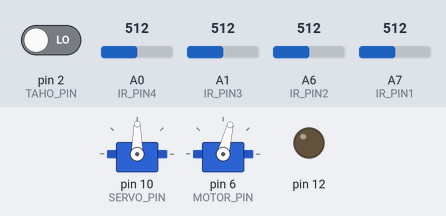
A sketch run on a simulated Arduino Nano, built with avr-gcc and run on an emulated ATmega328P. On the bench: 2 × servo, output pins drawn as LEDs (lit = HIGH). The inputs (shaded band) are chosen by the test bench; at power-on: A0 (IR_PIN4) = 512, A7 (IR_PIN1) = 512, pin 2 (TAHO_PIN) LOW, A1 (IR_PIN3) = 512, A6 (IR_PIN2) = 512.

Above: at 4.76 s.
5.0 s: A0 (IR_PIN4) set to 90
At 6.4 s:
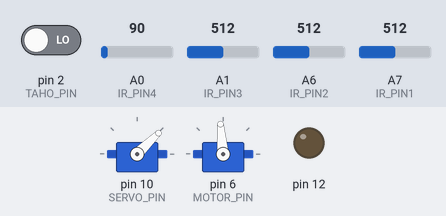
8.0 s: A7 (IR_PIN1) set to 90
At 10.3 s:
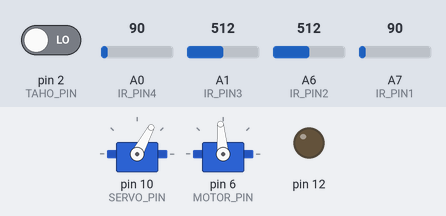
11.0 s: A0 (IR_PIN4) set to 116
At 12.2 s:
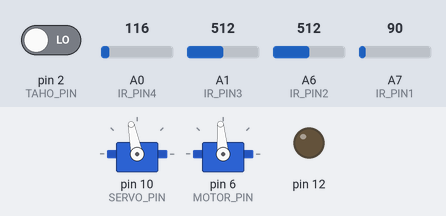
14.0 s: A0 (IR_PIN4) set to 306
At 16.1 s:
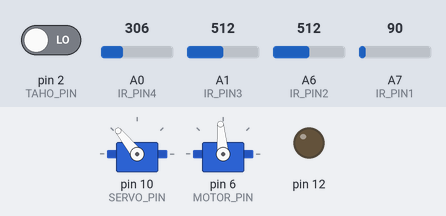
17.0 s: A0 (IR_PIN4) set to 30
20.0 s: A7 (IR_PIN1) set to 716
Timing chart, 0 to 24.0 s (numbered marks = the images above; inputs shaded):
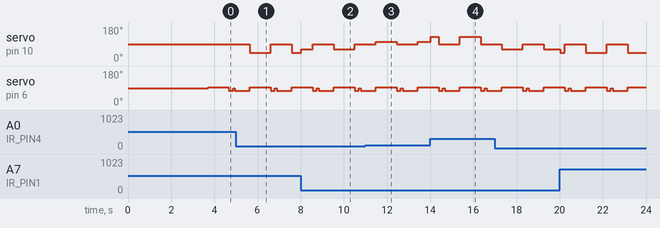

Measured:
- after the input at 5.0 s, servo on pin 10 (SERVO_PIN): 90° → 44° after 0.65 s, → 90° 0.96 s later, → 44° 0.98 s later

The sketch:

roborace_car.ino
```cpp
/**
 * ______      _
 * | ___ \    | |
 * | |_/ /___ | |__   ___  _ __ __ _  ___ ___
 * |    // _ \| '_ \ / _ \| '__/ _` |/ __/ _ \
 * | |\ \ (_) | |_) | (_) | | | (_| | (_|  __/
 * \_| \_\___/|_.__/ \___/|_|  \__,_|\___\___|
 */

#pragma GCC optimization("Ofast")
#include "big_car.h"
#include "tests.h"
#define LOOP_TIME 40;

Car car;


void go_back() {
  car.write_speed(0);
  while (get_speed() > 0.1) {}
  car.write_speed(-100);
  delay(200);
  car.write_speed(0);
  delay(80);
  car.write_speed(-100);
  delay(700);
  car.write_speed(0);
}

void go_back_2() {
  car.write_speed(0);
  while (get_speed() > 0.1) {}
  car.write_speed(-100);
  delay(1000);
  car.write_speed(0);
  delay(80);
  car.write_speed(-100);
  delay(1800);
  car.write_speed(0);
}

void work() {
  int* s = car.read_sensors();

  int front_dist = (s[1] + s[2]) / 2;
  int diff;

  car.pid_control_motor();

  bool f_l = s[1] < 1000;
  bool f_r = s[2] < 1000;

  if ( s[0] > 1200 && s[3] > 1200) {
    diff = 800; //was -800
  } else {
    diff = (s[3] - s[0]);
  }


  int how_clear = f_l + f_r;

  float coef;
  float spd;

  switch (how_clear) {
    case 0:
      coef = 0.4; spd = 2.9;
      break;
    case 1:
    case 2:
      coef = 0.7; spd = 1.7;
      break;
  }
  car.write_steer(diff * coef);
  car.write_speed_ms(spd);

  bool c_fl = s[1] < 201; // close front left
  bool c_fr = s[2] < 201; // close front right

  bool low_speed = get_speed() < 0.1;
  static int stuck_time = 0;
  if (c_fl or c_fr or low_speed) {
    stuck_time += 1;
  } else {
    stuck_time = 0;
  }

  if (stuck_time > 25) {
    car.write_steer(0);
    go_back();
    car.write_speed_ms(2);
    stuck_time = 0;
  }


  // Тут код для обнаружения разворотов
  static float turns = 0;
  turns +=  diff * get_speed() / -1000;
  turns = constrain(turns, -2700, 15);

  if (turns < -18.0) {
    car.write_speed(0);
    delay(100);
    car.write_steer(1000);
    delay(20);
    go_back_2();
    car.write_steer(-700);
    car.write_speed_ms(2);
    unsigned long strt = millis();
    while ((millis() - strt) < 900) {
      car.pid_control_motor();
    }
    turns = 0;
  }
}


unsigned long start_time = 0;
unsigned long next_loop = 0;


void setup() {
  Serial.begin(9600);
  car.init();
  delay(3700);
}

void loop() {
  unsigned long cur_time = millis();
  if (cur_time > next_loop) {
    next_loop = next_loop + LOOP_TIME;
    next_loop = max(cur_time, next_loop);
    work();

  }

}
```

big_car.h
```cpp
#include <Servo.h>

#define SENSOR_AMOUNT 4

#define SERVO_PIN 10
#define MOTOR_PIN 6
#define TAHO_PIN 2

#define NEUTRAL_POINT 90
#define MIN_POINT 40
#define MAX_POINT 140 // 130 start

#define NEUTRAL_SPEED 90
#define MIN_SPEED 94 // was 100
#define MAX_SPEED 106 // was 200
#define MIN_BSPEED 85

#define IR_PIN1 A7
#define IR_PIN2 A6
#define IR_PIN3 A1
#define IR_PIN4 A0

#define MOTOR_P 100
#define MOTOR_D 110

class Car {
  private:
  public:
    Servo steer_servo;
    Servo motor;
    float target_speed;
    float last_error;

    const int sensor_amount = SENSOR_AMOUNT;
    void write_speed(int s);
    void write_speed_ms(float s);
    void pid_control_motor();
    void write_steer(int s);
    int* read_sensors();
    void init();
};

volatile unsigned long last_turnover = 0, turnover = 0, turnover_time = 0, cur_time = 0;
void taho_interrupt() {
  turnover =  (long)(micros() - last_turnover);
  if (turnover > 20000) {
    turnover_time = turnover;
    last_turnover = micros();
  }
}

const float pi = 3.141592653589;

float get_speed() {
  cur_time = (long)(micros() - last_turnover);
  cur_time = max(cur_time, turnover_time);
  if (cur_time > turnover_time * 3) return 0;
  return 2.0 * pi / ((float)cur_time / 1000000) * 0.027 / 10;
  //return turnover_time;
}

void Car::init() {

  steer_servo.attach(SERVO_PIN);
  motor.attach(MOTOR_PIN);
  pinMode(12, OUTPUT);
  pinMode(2, INPUT);
  attachInterrupt(0, taho_interrupt, RISING);

  write_steer(0);
  write_speed(0);
}

void Car::pid_control_motor() {
  float error = target_speed - get_speed();
  int control = round(error * MOTOR_P + (error - last_error) * MOTOR_D);
  write_speed(constrain(control, 0, 100)); // set low to 1 to disable braking
  last_error = error;
}

void Car::write_speed_ms(float s) {
  target_speed = s;
}

void Car::write_speed(int s) {
  s = constrain(s, -1000, 1000);
  if (s > 0) {
    s = map(s, 1, 1000, MIN_SPEED, MAX_SPEED);
  } else if (s < 0)  {
    s = map(s, -1000, -1, 0, MIN_BSPEED);
  } else {
    s = NEUTRAL_SPEED;
  }
  motor.write(s);
}

const int SAMPLE_NUM = 5;

int compare_int (const void * a, const void * b) {
  if ( *(int*)a < * (int*)b ) return -1;
  if ( *(int*)a == *(int*)b ) return 0;
  if ( *(int*)a > *(int*)b ) return 1;
  return 0;
}

float read_sensor(int Sensor, int model) {
  int raw[SAMPLE_NUM];
  for (int i = 0; i < SAMPLE_NUM; i++) {
    raw[i] = analogRead(Sensor);
  }
  qsort(raw, SAMPLE_NUM, sizeof(int), compare_int);

  float volts = (raw[SAMPLE_NUM / 2]) * 0.0048828125;

  if (model == 20150) {
    float val = 60.374 * pow(volts, -1.16);
    //return val;
    return constrain(val, 20.0, 150.0) * 10.0;
  } else if (model == 1080) {
    float val = 29.988 * pow(volts, -1.173);
    return constrain(val, 10.0, 80.0) * 10.0;
  }

  return 0;
}

int* Car::read_sensors() {
  static int values[SENSOR_AMOUNT];

  values[0] = read_sensor(IR_PIN1, 20150);
  values[1] = read_sensor(IR_PIN2, 20150);
  values[2] = read_sensor(IR_PIN3, 20150);
  values[3] = read_sensor(IR_PIN4, 20150);

  return values;
}

void Car::write_steer(int s) {
  s = s * -1;
  s = constrain(s, -1000, 1000);

  if (s < 0) {
    s = map(s, -1000, 0, MIN_POINT, NEUTRAL_POINT);
  } else {
    s = map(s, 0, 1000, NEUTRAL_POINT, MAX_POINT);
  }
  steer_servo.write(s);
}
```

tests.h
```cpp
#include <Wire.h>

/*
 sprintf(data, "a%04db%04dc%04dd%04de%04df%04d", s[0], s[1], s[2], s[3], s[4], s[5]);
  Serial.println();
  Serial.println(data);
  Serial.flush();

  /* delay(3000);
  car.write_speed(-100);
  delay(50);
  car.write_speed(0);
  delay(50);
  car.write_speed(-100);
  delay(1000);

  car.write_speed(0);
  delay(5000); */

void print_sensors(Car car){
  int* sensors = car.read_sensors();
  for (int i = 0; i < car.sensor_amount; i++){
    Serial.print(i);
    Serial.print(": ");
    Serial.println(sensors[i]);
  }
  Serial.println("----------");
}

void wiggle(Car car){
  for (int i = -100; i < 100; i++){
    car.write_steer(i*10);
    delay(5);
  }
  for (int i = 100; i > -100; i--){
    car.write_steer(i*10);
    delay(5);
  }
}

void turn_left(Car car){
  car.write_steer(-1000);
}

void turn_right(Car car){
  car.write_steer(1000);
}

void turn_forward(Car car){
  car.write_steer(0);
}

void max_speed_test(Car car){
  delay(1500);
  // Forward speed up
  for (int i = 0; i < 100; i++){
    car.write_speed(i*10);
    delay(20);
  }
  delay(200);
  for (int i = 100; i > 0; i--){
    car.write_speed(i*10);
    delay(10);
  }

  delay(1500);
  // Backward speed up
  for (int i = 0; i < 100; i++){
    car.write_speed(i*-10);
    delay(10);
  }
  delay(200);
  for (int i = 100; i > 0; i--){
    car.write_speed(i*-10);
    delay(20);
  }
}

void small_speed_test(Car car){
  delay(1500);
  // Forward speed up
  for (int i = 0; i < 100; i++){
    car.write_speed(i*3);
    delay(20);
  }
  delay(200);
  for (int i = 100; i > 0; i--){
    car.write_speed(i*3);
    delay(20);
  }

  delay(1500);
  // Backward speed up
  for (int i = 0; i < 100; i++){
    car.write_speed(i*-3);
    delay(20);
  }
  delay(200);
  for (int i = 100; i > 0; i--){
    car.write_speed(i*-3);
    delay(20);
  }
}

// copypasted from google search "i2c bus scan arduino"
void i2c_bus_scan(){
  byte error, address;
  int nDevices;

  Serial.println("Scanning...");
  nDevices = 0;
  for(address = 1; address < 127; address++ )
  {
    // The i2c_scanner uses the return value of
    // the Write.endTransmisstion to see if
    // a device did acknowledge to the address.
    Wire.beginTransmission(address);
    error = Wire.endTransmission();

    if (error == 0)
    {
      Serial.print("I2C device found at address 0x");
      if (address<16)
        Serial.print("0");
      Serial.print(address,HEX);
      Serial.println("  !");

      nDevices++;
    }
    else if (error==4)
    {
      Serial.print("Unknown error at address 0x");
      if (address<16)
        Serial.print("0");
      Serial.println(address,HEX);
    }
  }
  if (nDevices == 0)
    Serial.println("No I2C devices found\n");
  else
    Serial.println("done\n");
}
```
